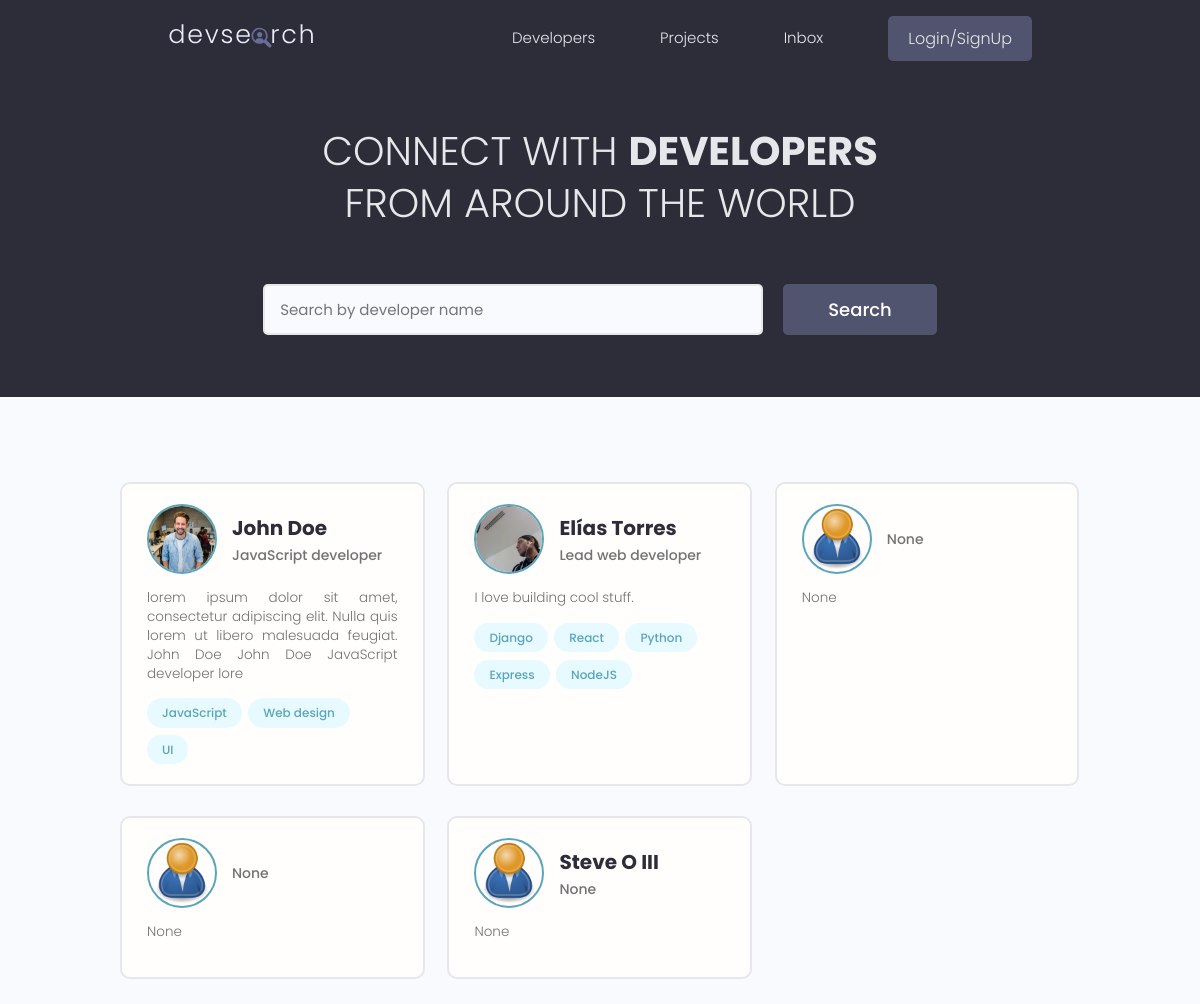
The app's page /, older data.
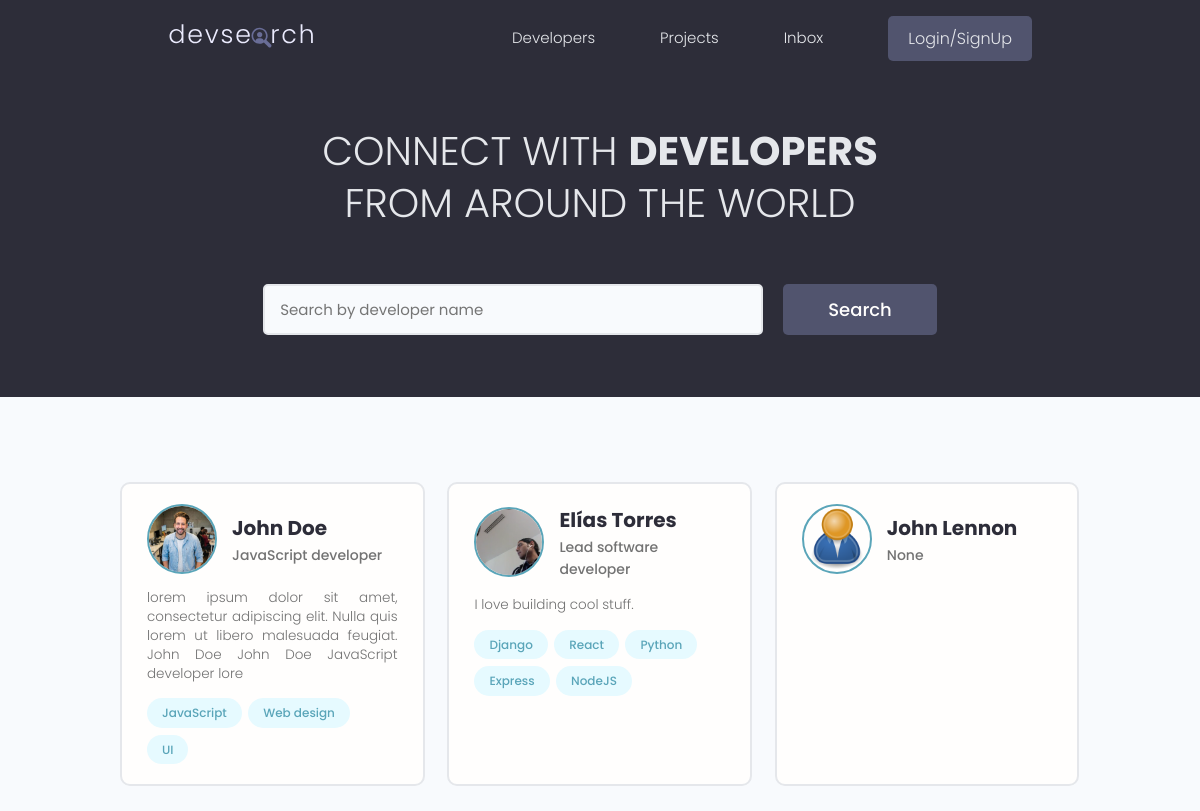
The same page, newer data.
### developer/models.py (models this page shows, shortened)
class Developer(models.Model):
    id = models.UUIDField(default=uuid.uuid4,
                          primary_key=True, unique=True, editable=False)
    user = models.OneToOneField(User, on_delete=models.CASCADE, null=True)
    name = models.CharField(max_length=200, blank=True, null=True)
    email = models.EmailField(max_length=200, blank=True, null=True)
    username = models.CharField(max_length=200, blank=True, null=True)
    location = models.CharField(max_length=200, blank=True, null=True)
    short_intro = models.CharField(max_length=200, blank=True, null=True)
    bio = models.TextField(blank=True, null=True)
    profile_image = models.ImageField(
        upload_to='profiles/', blank=True, null=True, default='profiles/user-default.png')
    social_github = models.CharField(max_length=200, blank=True, null=True)
    social_twitter = models.CharField(max_length=200, blank=True, null=True)
    social_linkedin = models.CharField(max_length=200, blank=True, null=True)
    social_youtube = models.CharField(max_length=200, blank=True, null=True)
    social_website = models.CharField(max_length=200, blank=True, null=True)
    social_stackoverflow = models.CharField(
        max_length=200, blank=True, null=True)
    created = models.DateTimeField(auto_now_add=True)

class Skill(models.Model):
    id = models.UUIDField(default=uuid.uuid4,
                          primary_key=True, unique=True, editable=False)
    developer = models.ForeignKey(Developer, on_delete=models.CASCADE)
    name = models.CharField(max_length=200, blank=True, null=True)
    description = models.TextField(blank=True, null=True)
    created = models.DateTimeField(auto_now_add=True)
    def __str__(self):
        return str(self.name)

### developer/views.py (the view)
# urls.py: path('', views.profiles, name='profiles'),
def profiles(request):
    template_name = 'developer/profiles.html'
    developers = Developer.objects.all()
    context = {'developers': developers}
    return render(request, template_name, context)

### developer/templates/developer/profiles.html (shortened to what this page needs)
{% extends 'main.html'%}
{% load static %}
{% block content%}
<main class="home">
    <section class="hero-section text-center">
        <div class="container container--narrow">
            <div class="hero-section__box">
                <h2>CONNECT WITH <span>DEVELOPERS</span></h2>
                <h2>FROM AROUND THE WORLD</h2>
            </div>
            <div class="hero-section__search">
                <form class="form" action="#" method="get">
                    <div class="form__field">
                        <input class="input input--text" id="formInput#search" type="text" name="text"
                            placeholder="Search by developer name" />
                    </div>
                    <input class="btn btn--sub btn--lg" type="submit" value="Search" />
                </form>
            </div>
        </div>
    </section>
    <section class="devlist">
        <div class="container">
            <div class="grid grid--three">
                {% for developer in developers %}
                <div class="column card">
                    <div class="dev">
                        <a href="{% url 'developer:profile' developer.id %}" class="card__body">
                            <div class="dev__profile">
                                <img class="avatar avatar--md" src="{{ developer.profile_image.url }}"
                                    alt="{{ developer.name }}" />
                                <div class="dev__meta">
                                    <h3>{{ developer.name }}</h3>
                                    <h5>{{ developer.short_intro|slice:"60" }}</h5>
                                </div>
                            </div>
                            <p class="dev__info">
                                {{ developer.bio|slice:"150" }}
                            </p>
                            <div class="dev__skills">
                                {% for skill in developer.skill_set.all|slice:"5" %}
                                <span class="tag tag--pill tag--main">
                                    <small>{{ skill }}</small>
                                </span>
                                {% endfor %}
                            </div>
                        </a>
                    </div>
                </div>
                {% endfor %}
            </div>
        </div>
    </section>
</main>
{% endblock %}

### templates/main.html (shortened to what this page needs)
<!DOCTYPE html>
{% load static %}
<html lang="en">
<head>
    <link rel="stylesheet" href="https://cdn.iconmonstr.com/1.3.0/css/iconmonstr-iconic-font.min.css" />
    <link rel="stylesheet" href="{% static 'uikit/styles/uikit.css' %}" />
    <link rel="stylesheet" href="{% static 'styles/app.css' %}" />
    <link rel="stylesheet" href="{% static 'styles/main.css' %}" />
</head>
<body>
    {% include 'navbar.html' %}
    {% block content %}
    {% endblock content %}
</body>
</html>

### templates/navbar.html (shortened to what this page needs)
{% load static %}
<header class="header">
    <div class="container container--narrow">
        <a href="{% url 'developer:profiles' %}" class="header__logo">
            <img src="{% static 'images/logo.svg' %}" alt="DevSearch Logo" />
        </a>
        <nav class="header__nav">
            <ul class="header__menu">
                <li class="header__menuItem"><a href="{% url 'developer:profiles' %}">Developers</a></li>
                <li class="header__menuItem"><a href="{% url 'project:projects' %}">Projects</a></li>
                <li class="header__menuItem"><a href="#">Inbox</a></li>
                {% if request.user.is_authenticated %}
                <li class="header__menuItem"><a href="{% url 'developer:account' %}">Account</a></li>
                <li class="header__menuItem">
                    <a href="{% url 'developer:logout' %}" class="btn btn--sub">Logout</a>
                </li>
                {% else %}
                <li class="header__menuItem">
                    <a href="{% url 'developer:login' %}" class="btn btn--sub">Login/SignUp</a>
                </li>
                {% endif %}
            </ul>
        </nav>
    </div>
</header>

### static/styles/app.css (style rules this page uses)
:root { --color-sub: #2d2d39; }
.btn--sub { background-color: var(--color-sub-light); }
.card { border: 2px solid var(--color-light); }
img { width: 100%; }
.header { position: sticky; z-index: 111; background-color: var(--color-sub); padding: 1.5rem 0; }
.header > .container { display: flex; justify-content: space-between; align-items: center; }
.header__logo > img { height: 3.8rem; }
.header__nav > ul { display: inline-flex; align-items: center; list-style: none; gap: 6.5rem; }
.header__menuItem > a { color: var(--color-light); font-weight: 300; }
.hero-section { height: 40vh; display: flex; align-items: center; background-color: var(--color-sub); }
.hero-section__box { margin-bottom: 4rem; }
.hero-section__box > h2, .hero-section__box > h2 > span { font-size: 4rem; color: var(--color-light); line-height: 1.3; text-transform: uppercase; }
.hero-section__box > h2 { font-weight: 300; }
.hero-section__box > h2 > span { font-weight: 700; }
.hero-section__search > .form { display: flex; align-items: center; justify-content: center; gap: 2rem; }
.hero-section__search > .form input.input--text { width: 50rem; }
.devlist { margin-top: 8rem; }
.devlist .grid { align-items: stretch; }
.devlist .dev .dev__profile { display: flex; align-items: center; gap: 1.5rem; }
.devlist .dev .dev__meta h3 { color: var(--color-sub); font-size: 2rem; font-weight: 700; }
.devlist .dev .dev__meta h5 { color: var(--color-text); font-size: 1.4rem; font-weight: 500; }
.devlist .dev .dev__info { margin: 1.5rem 0; font-size: 1.35rem; line-height: 1.4; text-align: justify; }

### static/uikit/styles/modules/_variables.css (style rules this page uses)
:root { --color-main: #5aa5b9; --color-main-light: #e6faff; --color-sub: #3f4156; --color-sub-light: #51546e; --color-sub-lighter: #ededfd; --color-text: #737373; --color-gray: #8b8b8b; --color-light: #e5e7eb; --color-light-gray: #767676; --color-bg: #f8fafd; --color-white: #fffefd; --color-white-light: #f3f3f3; --color-success: #359e64; --color-success-bg: #def8e8; --color-error: #fc4b0b; --color-error-bg: #fff2ee; --font-base: 'Poppins', arial, helvetica, 'Segoe UI', roboto, ubuntu, sans-serif; --font-monospace: 'Fira Code', 'Courier New', courier, monospace; --font-regular: 300; --font-medium: 500; --font-bold: 700; --generic-shadow: 1px 1px 5px #00000010; --generic-transition: all 0.3s ease-in-out; }

### static/uikit/styles/modules/_base.css (style rules this page uses)
* { margin: 0; padding: 0; box-sizing: border-box; text-rendering: optimizeLegibility; color: inherit; font-size: inherit; }
html { font-size: 50%; }
@media only screen and (min-width: 480px) { html { font-size: 56.25%; } }
@media only screen and (min-width: 1200px) { html { font-size: 62.5%; } }
body { line-height: 1.6; font-weight: 400; font-size: 1.5rem; color: var(--color-text); background-color: var(--color-bg); min-height: 100vh; }

### static/uikit/styles/modules/_typography.css (style rules this page uses)
* { font-family: var(--font-base); }
h2 { font-size: 3.6rem; font-weight: var(--font-bold); }
h3 { font-size: 3.2rem; font-weight: var(--font-medium); }
h5 { font-size: 2.4rem; font-weight: var(--font-medium); }
h5, h6 { font-weight: var(--font-regular); }
p, span, strong { font-size: 1.6rem; color: var(--color-text); font-weight: var(--font-regular); }
a { padding-bottom: 2px; text-decoration: none; display: inline-block; color: var(--color-main); font-weight: var(--font-medium); }

### static/uikit/styles/modules/_utilities.css (style rules this page uses)
.container { width: 92%; max-width: 165rem; margin: 0 auto; box-sizing: border-box; }
.container--narrow { width: 92%; max-width: 120rem; }
@media screen and (min-width: 1000px) { .container { width: 90%; } }
@media screen and (min-width: 1000px) { .container--narrow { width: 85%; } }
@media screen and (min-width: 1200px) { .container { width: 80%; } }
@media screen and (min-width: 1200px) { .container--narrow { width: 72%; } }
.text-center { text-align: center; }

### static/uikit/styles/modules/_avatar.css (style rules this page uses)
.avatar { border-radius: 50%; border: 2px solid var(--color-main); object-fit: cover; }
.avatar--md { height: 7rem; width: 7rem; }

### static/uikit/styles/modules/_button.css (style rules this page uses)
.btn { display: inline-block; position: relative; cursor: pointer; background-color: var(--color-light); font-weight: var(--font-medium); color: var(--color-sub); text-decoration: none; padding: 1rem 2rem; border-radius: 0.5rem; border: none; width: -webkit-fit-content; width: -moz-fit-content; width: fit-content; height: -webkit-fit-content; height: -moz-fit-content; height: fit-content; font-size: 1.6rem; outline-width: 0; outline-color: transparent; -webkit-backface-visibility: hidden; backface-visibility: hidden; transition: all 0.3s ease-in-out; }
.btn--sub { background-color: var(--color-sub); color: var(--color-white); }
.btn--lg { font-size: 1.8rem; padding: 1.2rem 4.5rem; }

Row changes from the older to the newer data that the page shows:
removed Developer: profile_image (placeholder picture), short_intro "None", bio "None"
removed Developer: profile_image (placeholder picture), short_intro "None", bio "None"
removed Developer: profile_image (placeholder picture), name "Steve O III", short_intro "None", bio "None"
changed Developer "Elías Torres": short_intro "Lead web developer" → "Lead software developer"
added Developer: profile_image (placeholder picture), name "John Lennon", short_intro "None"
